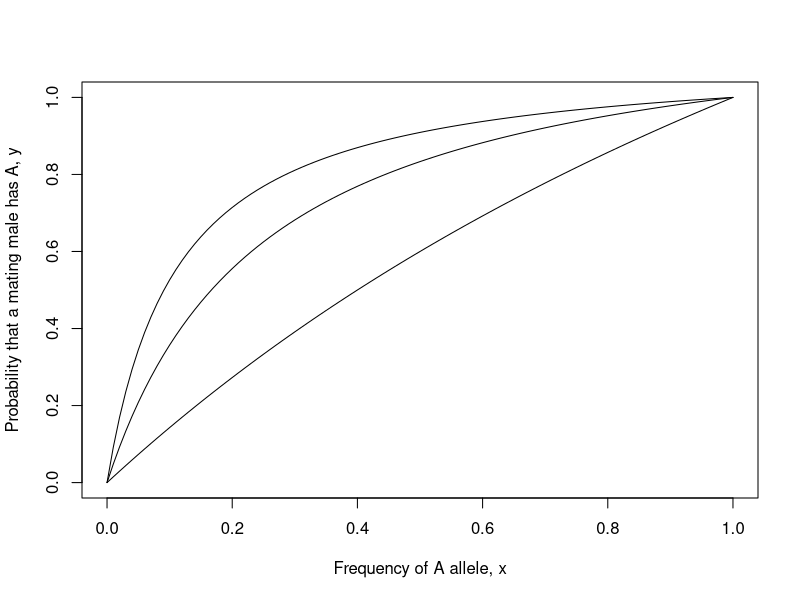
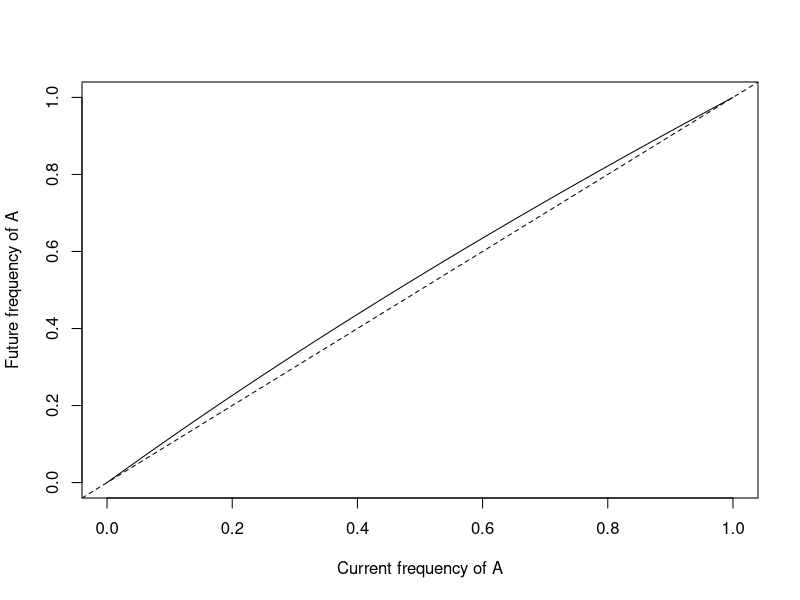
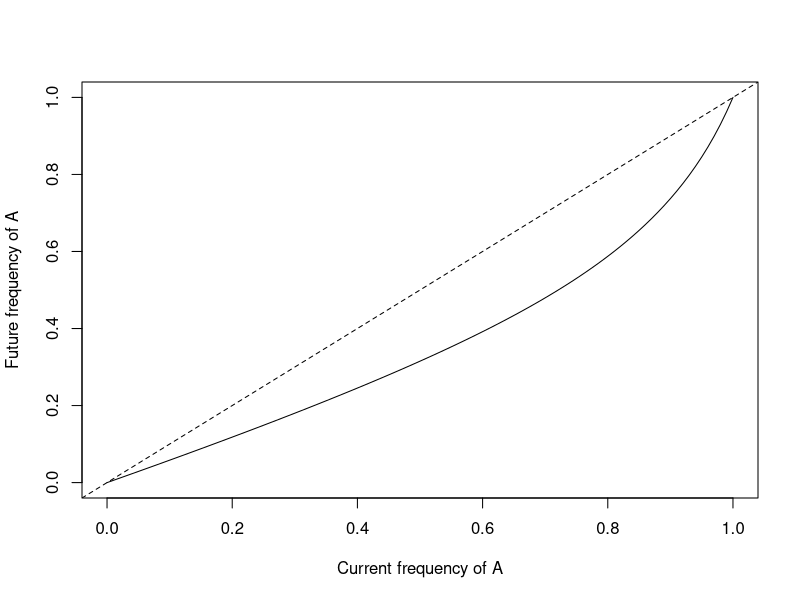
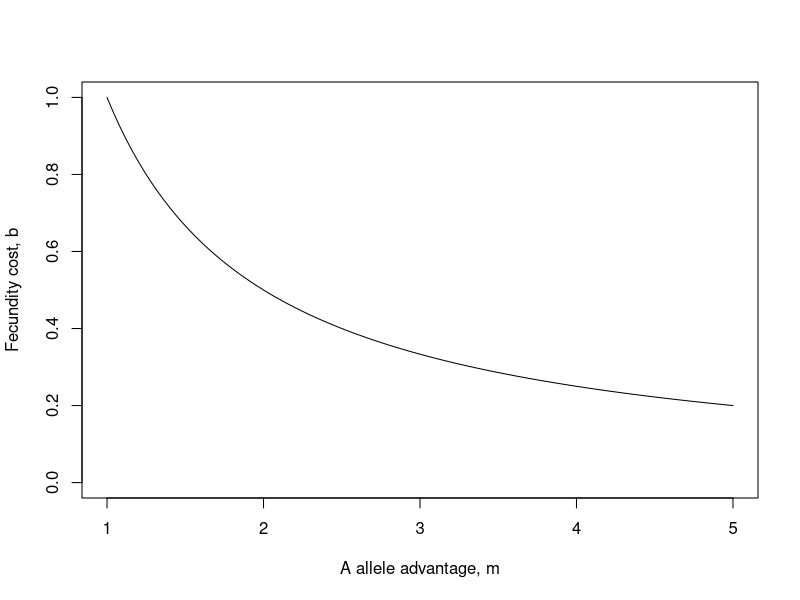

Write the R code that produced these figures, in order.
## Kokko - Modelling for field biologists an other interesting people
## Sz Drobniak 2017


# Chapter 1 ---------------------------------------------------------------

# shape of y in relation to x

m <- 10
curve(m*x/(m*x+1-x), xlim=c(0,1), ylim=c(0,1),
      xlab="Frequency of A allele, x", ylab="Probability that a mating male has A, y")

m <- 5
curve(m*x/(m*x+1-x), add=T)
m <- 1.5
curve(m*x/(m*x+1-x), add=T)

# future frequency of A for different values of m and b

x <- seq(0,1,0.01)
y <- m*x/(m*x+(1-x))

N <- 1000
B <- 20

b <- 0.9
m <- 5

nA <- N*(x*y*b*B + 0.5*x*(1-y)*B+0.5*(1-x)*y*b*B)
na <- N*(0.5*x*(1-y)*B+0.5*(1-x)*y*b*B+(1-x)*(1-y)*B)

x_pr <- nA/(na+nA)

plot(x, x_pr, type="l", xlim=c(0,1), ylim=c(0,1), xlab="Current frequency of A",
     ylab="Future frequency of A")
abline(a=0,b=1,lty=2)



b <- 0.1
m <- 5

nA <- N*(x*y*b*B + 0.5*x*(1-y)*B+0.5*(1-x)*y*b*B)
na <- N*(0.5*x*(1-y)*B+0.5*(1-x)*y*b*B+(1-x)*(1-y)*B)

x_pr <- nA/(na+nA)

plot(x, x_pr, type="l", xlim=c(0,1), ylim=c(0,1), xlab="Current frequency of A",
     ylab="Future frequency of A")
abline(a=0,b=1,lty=2)



# overall condition for fixation/loss of allele
# the curve b=1/m describes the equilibrium where every frequency of A is stable

# in the function we substitute 1/m with 1/x
curve(1/x, ylim=c(0,1), xlim=c(1,5),xlab="A allele advantage, m", ylab="Fecundity cost, b")
